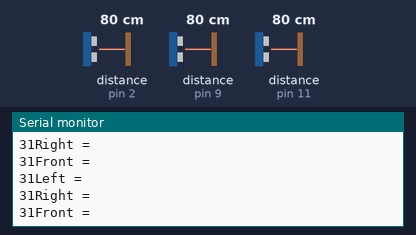
The sketch below on a simulated Arduino Uno, built with avr-gcc and run on an emulated ATmega328P. On the bench: the last lines printed to the serial monitor. Wiring (inferred from the names in the program): 3 × ultrasonic range finder: trigger pin 2, echo pin 2 / trigger pin 9, echo pin 9 / trigger pin 11, echo pin 11. The inputs (shaded band) are chosen by the test bench; at power-on: distance to the obstacle (sensors on pin 2, pin 9, pin 11) 80 cm. The echo pulse lasts 58.3 µs per cm.

Above: at 1.2 s.
1.3 s: distance to the obstacle (sensor on pin 2) set to 60 cm
At 2.0 s:
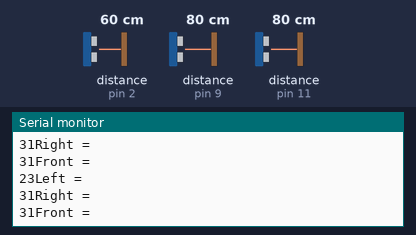
4.3 s: distance to the obstacle (sensor on pin 9) set to 2 cm
At 4.9 s:
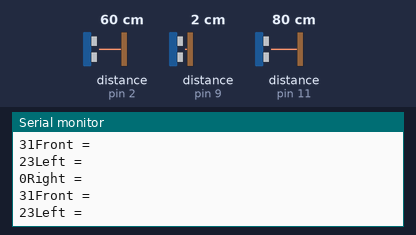
5.8 s: distance to the obstacle (sensor on pin 11) set to 2 cm
At 6.9 s:
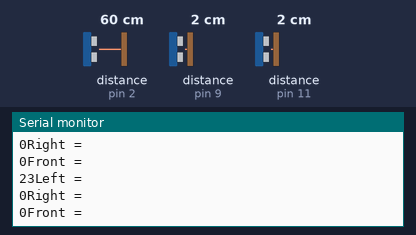
7.3 s: distance to the obstacle (sensor on pin 2) set to 299 cm
At 7.9 s:
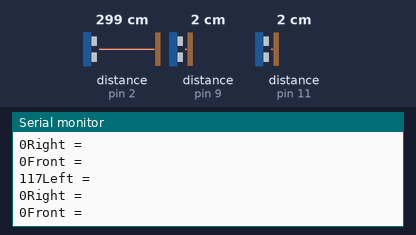
10.3 s: distance to the obstacle (sensor on pin 9) set to 4 cm
At 10.8 s:
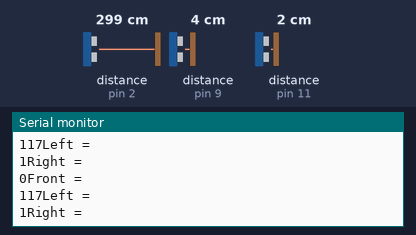
Timing chart, 0 to 11.7 s (numbered marks = the images above; inputs shaded):
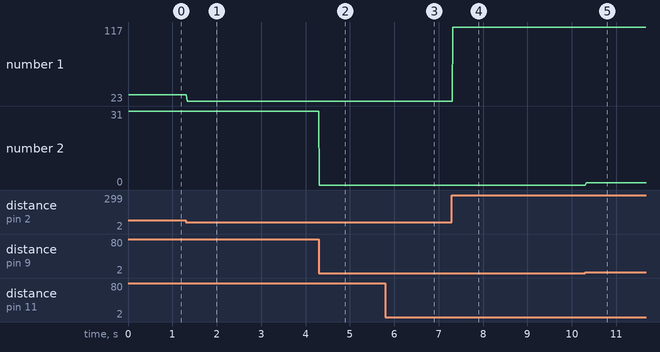

Measured:
- after the input at 1.3 s, the serial monitor: prints a new line at once (image 1)
- after the input at 4.3 s, the serial monitor: prints a new line at once (image 2)
- after the input at 5.8 s, the serial monitor: prints a new line at once (image 3)
- after the input at 7.3 s, the serial monitor: prints a new line at once (image 4)
- after the input at 10.3 s, the serial monitor: prints a new line at once (image 5)
- plotted number 1: 31 → 23 after the input at 1.3 s, 23 → 117 after the input at 7.3 s
- plotted number 2: 31 → 0 after the input at 4.3 s, 0 → 1 after the input at 10.3 s

The sketch:

Project_Daedalus_Receiver.ino
```cpp
/*
  Arduino Board
  AT-Command set to peripheral, as a reciever and connected
  to another Arduino Board, with Mac Address 0xC4EDBA4B76BE
  that Mac Address is a controller, Arduino Romeo BLE v1.0


  The receiver is using commands from the test code at
  DFRobot.com  for the cherokee mobile robot to reference
  and execute when characters are recieved from the sender

  If the controller is linked with the reciever it is in "Controller Mode"
  Where you can control the car, any other time it is in "Drone Mode"
  Where 3 ping sensors dictate where the car goes
*/

int horn = 12;
int speedPin_M1 = 5;     //M1 Speed Control
int speedPin_M2 = 6;     //M2 Speed Control
int directionPin_M1 = 4;     //M1 Direction Control
int directionPin_M2 = 7;     //M1 Direction Control
const int frontpingPin = 2;
const int rightpingpin = 11;
const int leftpingpin = 9;
long frontduration = 0;
long frontinches;
 long rightduration = 0;
 long rightinches;
 long leftduration = 0;
 long leftinches;

void setup() {
  pinMode(frontpingPin,OUTPUT);
  pinMode(rightpingpin,OUTPUT);
  pinMode(leftpingpin,OUTPUT);
  Serial.begin(115200);
  Serial.print("Initialize");
  Serial.println();

}

void loop() {
CheckPing();
//while (!Serial.available()){
  //AutoMode();
//}
//ControllerMode();
Serial.println("Front =");
Serial.print(frontinches);
Serial.println("Left =");
Serial.print(leftinches);
Serial.println("Right =");
Serial.print(rightinches);
}

void CheckPing(){
  CheckFrontDistance();
  CheckSideDistances();
}

void AutoMode(){
  if (frontinches >= 5){
    carAdvance(250,250);
  }else{
    carStop();
  }
}

void ControllerMode(){
if (Serial.available()){
  delay(1);
  //Backwards Signal
  if (Serial.read() == 'A') {
   carBack(250,250);
    delay(1);
    //Forward Signal
  } else if (Serial.read() == 'B'){
   carAdvance(250,250);
    delay(1);
    }  else if(Serial.read() == 'R'){
      tone(horn,512);
      delay(1);
    } else if (Serial.read() == 'D'){
      carTurnLeft(250,250);
      delay(1);
    } else if (Serial.read() == 'F'){
      carTurnRight(250,250);
      delay(1);
    }
    else {
      carStop();
      noTone(horn);
      delay(1);
    }
  }
}


  void CheckFrontDistance(){
  pinMode(frontpingPin, OUTPUT);
  digitalWrite(frontpingPin, LOW);
  delayMicroseconds(2);
  digitalWrite(frontpingPin, HIGH);
  delayMicroseconds(5);
  digitalWrite(frontpingPin, LOW);
  pinMode(frontpingPin, INPUT);
  frontduration = pulseIn(frontpingPin, HIGH);
  frontinches = frontmicrosecondsToInches(frontduration);
   delayMicroseconds(1);
  }

  void CheckSideDistances(){
  //Right Side
  pinMode(rightpingpin, OUTPUT);
  digitalWrite(rightpingpin, LOW);
  delayMicroseconds(2);
  digitalWrite(rightpingpin, HIGH);
  delayMicroseconds(5);
  digitalWrite(rightpingpin, LOW);
  pinMode(rightpingpin, INPUT);
  rightduration = pulseIn(rightpingpin, HIGH);
  rightinches = rightmicrosecondsToInches(rightduration);
 delayMicroseconds(1);
//Left Side
  pinMode(leftpingpin, OUTPUT);
  digitalWrite(leftpingpin, LOW);
  delayMicroseconds(2);
  digitalWrite(leftpingpin, HIGH);
  delayMicroseconds(5);
  digitalWrite(leftpingpin, LOW);
  pinMode(leftpingpin, INPUT);
  leftduration = pulseIn(leftpingpin, HIGH);
  leftinches = leftmicrosecondsToInches(leftduration);
  delayMicroseconds(1);
  }
void carAdvance(int leftSpeed,int rightSpeed){         //Move backward
  analogWrite (speedPin_M2,leftSpeed);              //PWM Speed Control
  digitalWrite(directionPin_M1,HIGH);
  analogWrite (speedPin_M1,rightSpeed);
  digitalWrite(directionPin_M2,HIGH);
}

void carStop(){                 //  Motor Stop
  digitalWrite(speedPin_M2,0);
  digitalWrite(directionPin_M1,LOW);
  digitalWrite(speedPin_M1,0);
  digitalWrite(directionPin_M2,LOW);
}

void carBack(int leftSpeed,int rightSpeed){       //Move forward
  analogWrite (speedPin_M2,leftSpeed);
  digitalWrite(directionPin_M1,LOW);
  analogWrite (speedPin_M1,rightSpeed);
  digitalWrite(directionPin_M2,LOW);
}

void carTurnLeft(int leftSpeed,int rightSpeed){      //Turn Right
  analogWrite (speedPin_M2,leftSpeed);
  digitalWrite(directionPin_M1,HIGH);
  analogWrite (speedPin_M1,rightSpeed);
  digitalWrite(directionPin_M2,LOW);
}

void carTurnRight(int leftSpeed,int rightSpeed){      //Turn Left
  analogWrite (speedPin_M2,leftSpeed);
  digitalWrite(directionPin_M1,LOW);
  analogWrite (speedPin_M1,rightSpeed);
  digitalWrite(directionPin_M2,HIGH);
}

long frontmicrosecondsToInches(long frontmicroseconds) {
  return frontmicroseconds / 74 / 2;
}
long rightmicrosecondsToInches(long rightmicroseconds){
  return rightmicroseconds /74 / 2;
}
long leftmicrosecondsToInches(long leftmicroseconds){
  return leftmicroseconds /74 / 2;
}
```
